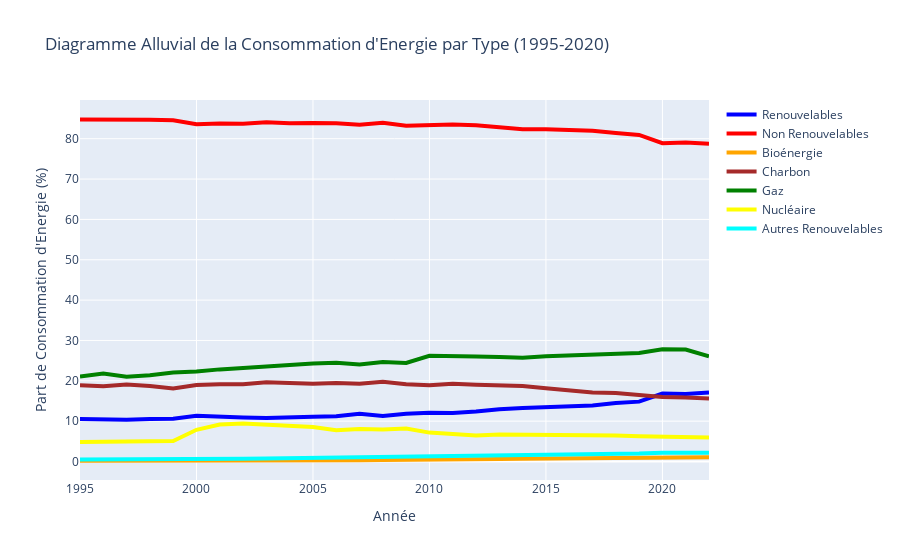

Notebook code cell kept with this figure:
### Code cell
import plotly.graph_objects as go

# Charger les données
df = pd.read_csv('World Energy Consumption.csv')

# Filtrer les données à partir de 1995
df = df[df['year'] >= 1995]

# Extraire les années et les parts moyennes des différentes énergies par pays
df_avg = df.groupby(['year'], as_index=False).agg({
    'renewables_share_energy': 'mean',
    'fossil_share_energy': 'mean',
    'biofuel_share_energy': 'mean',
    'coal_share_energy': 'mean',
    'gas_share_energy': 'mean',
    'nuclear_share_energy': 'mean',
    'other_renewables_share_energy': 'mean'
})

# Créer les labels pour les différentes catégories
energy_sources = ['Renouvelables', 'Non Renouvelables', 'Bioénergie', 'Charbon', 'Gaz', 'Nucléaire', 'Autres Renouvelables']

# Organiser les données de flux par années
flows = {
    'year': df_avg['year'],
    'Renouvelables': df_avg['renewables_share_energy'],
    'Non Renouvelables': df_avg['fossil_share_energy'],
    'Bioénergie': df_avg['biofuel_share_energy'],
    'Charbon': df_avg['coal_share_energy'],
    'Gaz': df_avg['gas_share_energy'],
    'Nucléaire': df_avg['nuclear_share_energy'],
    'Autres Renouvelables': df_avg['other_renewables_share_energy']
}

# Créer le diagramme de flux alluvial
fig = go.Figure(go.Scatter(
    x=flows['year'],
    y=flows['Renouvelables'],
    mode='lines',
    name='Renouvelables',
    line=dict(color='blue', width=4)
))

fig.add_trace(go.Scatter(
    x=flows['year'],
    y=flows['Non Renouvelables'],
    mode='lines',
    name='Non Renouvelables',
    line=dict(color='red', width=4)
))

fig.add_trace(go.Scatter(
    x=flows['year'],
    y=flows['Bioénergie'],
    mode='lines',
    name='Bioénergie',
    line=dict(color='orange', width=4)
))

fig.add_trace(go.Scatter(
    x=flows['year'],
    y=flows['Charbon'],
    mode='lines',
    name='Charbon',
    line=dict(color='brown', width=4)
))

fig.add_trace(go.Scatter(
    x=flows['year'],
    y=flows['Gaz'],
    mode='lines',
    name='Gaz',
    line=dict(color='green', width=4)
))

fig.add_trace(go.Scatter(
    x=flows['year'],
    y=flows['Nucléaire'],
    mode='lines',
    name='Nucléaire',
    line=dict(color='yellow', width=4)
))

fig.add_trace(go.Scatter(
    x=flows['year'],
    y=flows['Autres Renouvelables'],
    mode='lines',
    name='Autres Renouvelables',
    line=dict(color='cyan', width=4)
))

# Ajouter les titres et les labels
fig.update_layout(
    title="Diagramme Alluvial de la Consommation d'Energie par Type (1995-2020)",
    xaxis_title="Année",
    yaxis_title="Part de Consommation d'Energie (%)",
    font=dict(size=12),
    showlegend=True,
    xaxis=dict(range=[1995, max(flows['year'])])
)

# Afficher le graphique
fig.show()

### Figure 1 — Plotly figure (JSON) as saved in the notebook; plotly's stock layout.template omitted (floating-point values rounded to 4 significant figures)
{"data": [{"line": {"color": "blue", "width": 4}, "mode": "lines", "name": "Renouvelables", "type": "scatter", "x": [1995, 1996, 1997, 1998, 1999, 2000, 2001, 2002, 2003, 2004, 2005, 2006, 2007, 2008, 2009, 2010, 2011, 2012, 2013, 2014, 2015, 2016, 2017, 2018, 2019, 2020, 2021, 2022], "y": [10.52, 10.41, 10.36, 10.53, 10.62, 11.34, 11.03, 10.93, 10.75, 10.99, 11.08, 11.19, 11.83, 11.26, 11.86, 12.09, 12.01, 12.36, 12.94, 13.26, 13.44, 13.71, 13.9, 14.48, 14.84, 16.85, 16.7, 17.09]}, {"line": {"color": "red", "width": 4}, "mode": "lines", "name": "Non Renouvelables", "type": "scatter", "x": [1995, 1996, 1997, 1998, 1999, 2000, 2001, 2002, 2003, 2004, 2005, 2006, 2007, 2008, 2009, 2010, 2011, 2012, 2013, 2014, 2015, 2016, 2017, 2018, 2019, 2020, 2021, 2022], "y": [84.77, 84.83, 84.88, 84.69, 84.57, 83.6, 83.78, 83.73, 84.05, 83.8, 83.88, 83.84, 83.46, 83.95, 83.19, 83.47, 83.52, 83.36, 82.79, 82.34, 82.32, 82.05, 81.95, 81.43, 80.93, 78.88, 79.06, 78.76]}, {"line": {"color": "orange", "width": 4}, "mode": "lines", "name": "Bioénergie", "type": "scatter", "x": [1995, 1996, 1997, 1998, 1999, 2000, 2001, 2002, 2003, 2004, 2005, 2006, 2007, 2008, 2009, 2010, 2011, 2012, 2013, 2014, 2015, 2016, 2017, 2018, 2019, 2020, 2021, 2022], "y": [0.1836, 0.1758, 0.1619, 0.1576, 0.1551, 0.1275, 0.1255, 0.1411, 0.1386, 0.1471, 0.1712, 0.2137, 0.2899, 0.3988, 0.4896, 0.5243, 0.5543, 0.5991, 0.6218, 0.6899, 0.7266, 0.7205, 0.758, 0.8407, 0.9234, 0.9771, 0.9873, 1.032]}, {"line": {"color": "brown", "width": 4}, "mode": "lines", "name": "Charbon", "type": "scatter", "x": [1995, 1996, 1997, 1998, 1999, 2000, 2001, 2002, 2003, 2004, 2005, 2006, 2007, 2008, 2009, 2010, 2011, 2012, 2013, 2014, 2015, 2016, 2017, 2018, 2019, 2020, 2021, 2022], "y": [18.9, 18.68, 19.06, 18.71, 18.1, 18.98, 19.16, 19.13, 19.67, 19.46, 19.28, 19.49, 19.28, 19.76, 19.18, 18.89, 19.27, 19.05, 18.78, 18.74, 18.14, 17.62, 17.12, 16.98, 16.4, 15.99, 15.86, 15.63]}, {"line": {"color": "green", "width": 4}, "mode": "lines", "name": "Gaz", "type": "scatter", "x": [1995, 1996, 1997, 1998, 1999, 2000, 2001, 2002, 2003, 2004, 2005, 2006, 2007, 2008, 2009, 2010, 2011, 2012, 2013, 2014, 2015, 2016, 2017, 2018, 2019, 2020, 2021, 2022], "y": [21.07, 21.8, 21.02, 21.4, 22.08, 22.31, 22.83, 23.23, 23.52, 23.96, 24.3, 24.45, 24.05, 24.63, 24.44, 26.19, 25.99, 26.0, 25.92, 25.71, 26.11, 26.3, 26.44, 26.51, 26.89, 27.81, 27.75, 26.08]}, {"line": {"color": "yellow", "width": 4}, "mode": "lines", "name": "Nucléaire", "type": "scatter", "x": [1995, 1996, 1997, 1998, 1999, 2000, 2001, 2002, 2003, 2004, 2005, 2006, 2007, 2008, 2009, 2010, 2011, 2012, 2013, 2014, 2015, 2016, 2017, 2018, 2019, 2020, 2021, 2022], "y": [4.864, 4.92, 4.97, 5.044, 5.08, 7.857, 9.154, 9.417, 9.164, 9.008, 8.546, 7.721, 8.039, 7.922, 8.183, 7.163, 6.847, 6.449, 6.667, 6.647, 6.515, 6.716, 6.532, 6.447, 6.243, 6.139, 6.089, 5.978]}, {"line": {"color": "cyan", "width": 4}, "mode": "lines", "name": "Autres Renouvelables", "type": "scatter", "x": [1995, 1996, 1997, 1998, 1999, 2000, 2001, 2002, 2003, 2004, 2005, 2006, 2007, 2008, 2009, 2010, 2011, 2012, 2013, 2014, 2015, 2016, 2017, 2018, 2019, 2020, 2021, 2022], "y": [0.4923, 0.4886, 0.5263, 0.5571, 0.5978, 0.6734, 0.6769, 0.7103, 0.7357, 0.807, 0.8644, 0.9291, 1.19, 1.042, 1.151, 1.254, 1.324, 1.442, 1.508, 1.622, 1.701, 1.734, 1.772, 1.884, 1.955, 2.18, 2.217, 2.17]}], "layout": {"font": {"size": 12}, "showlegend": true, "title": {"text": "Diagramme Alluvial de la Consommation d'Energie par Type (1995-2020)"}, "xaxis": {"range": [1995, 2022], "title": {"text": "Année"}}, "yaxis": {"title": {"text": "Part de Consommation d'Energie (%)"}}}}
